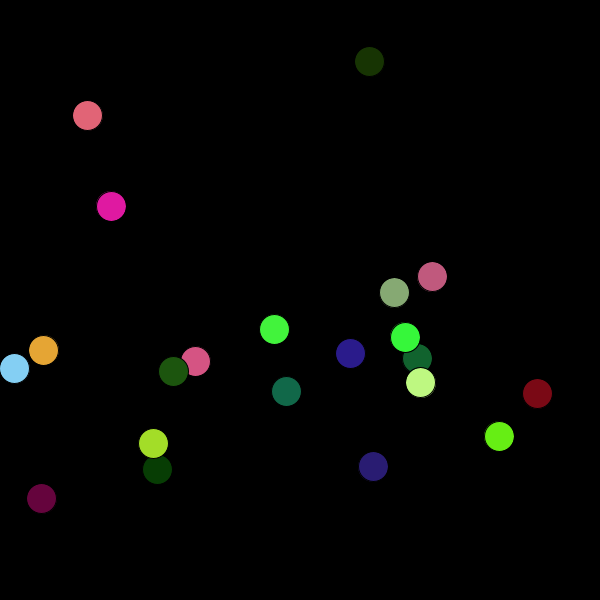
Frame 1 (no input)
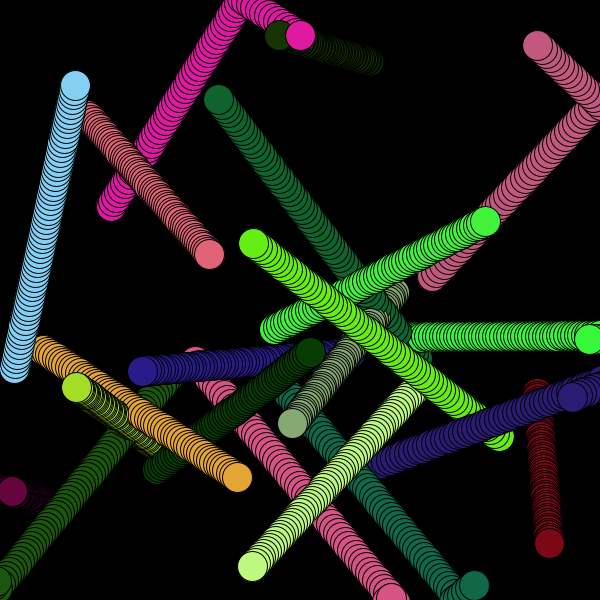
Frame 60 (the mouse pressed at the canvas centre just before this capture)
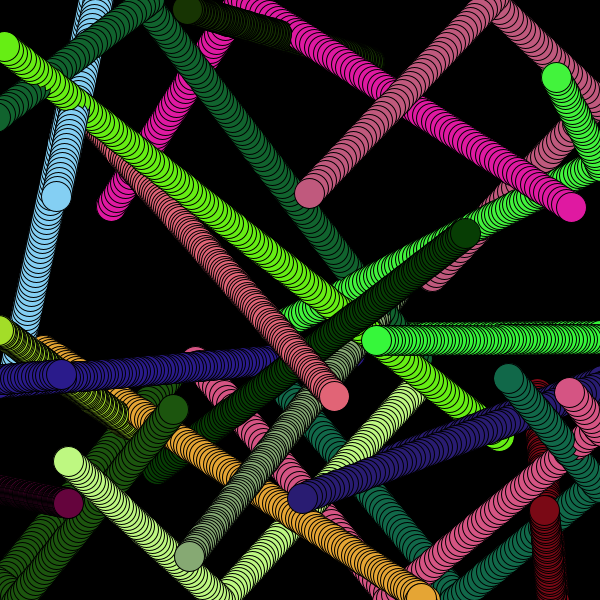
Frame 120 (the mouse held since frame 60 and released just before this capture)

The Processing sketch that drew these frames (run headless with seeded random() and noise(); from frame 60 on, the mouse is pressed at the canvas centre):

// Processing sketch: Chain_Reaction1
// ── Chain_Reaction1.pde
import java.util.ArrayList;
/*
 * INITIAL   -- balls that have not undergone reaction yet
 * status == 1   -- balls that are currently increasing in size
 * status == 2 -- balls that are currently decreasing in size
 * status == 3      -- balls that have shrunk to nothing
 */
final ArrayList<Ball> INITIAL   = new ArrayList<Ball>();

final float INITIAL_RADIUS = 30;
final int   GROW           = 1;
final float MAXSIZE        = INITIAL_RADIUS * 5;

// reaction triggered?
boolean reactionStarted = false;

/** Set up the animation.
 */
void setup() {
  //fullScreen();
  size( 600, 600 );
  background(0);
  ellipseMode(CENTER);
  for ( int i = 0; i < 10 + random(40); i++ ) {
    Ball b = new Ball(INITIAL_RADIUS);
    INITIAL.add(b);
  }
}

/** Updates the display.
 * Calculates new states of balls and acts accordingly.
 */
void draw() {
  clear();
  for ( Ball b : INITIAL ) {
    fill(b.COLOR);
    ellipse(b.x, b.y, b.radius, b.radius);
  }

  // only move balls that are not undergoing reaction
  for ( Ball b : INITIAL ) {
    if ( b.status == 0 ) {
      b.move();
    }
  }

  // check if balls are touching
  if ( reactionStarted ) {
    react();
    grow();
    shrink();
  }
}

/** Checks to see if two balls are touching.
 * If so, they start to grow.
 */
void react() {
  // TODO: This is an expensive operation. Optimize?
  for ( int i = 0; i < INITIAL.size(); i++ ) {
    for ( int j = i + 1; j < INITIAL.size(); j++ ) {
      if (INITIAL.get(i).status == 1 || INITIAL.get(i).status == 0) {
        float _dist = dist(
          INITIAL.get(i).x, INITIAL.get(i).y, 
          INITIAL.get(j).x, INITIAL.get(j).y);
        if ( _dist < INITIAL_RADIUS ) {
          // removing min first will alter the position of max
          if ( INITIAL.get(i).status != 2 ) {
            INITIAL.get(i).status = 1;
          }
          if ( INITIAL.get(j).status != 2 ) {
            INITIAL.get(j).status = 1;
          }
        }
      }
    }
  }
}

/** Increases the radius of a ball.
 * If it reaches a maximum size, it starts to shrink.
 */
void grow() {
  for (Ball cur : INITIAL) {
    if ( cur.status == 1 ) {
      cur.radius += 1;
    }
    if ( cur.radius > MAXSIZE ) {
      cur.status = 2;
    }
  }
}

/** Decreases the radius of a ball.
 * If it becomes too small, it disappears.
 */
void shrink() {
  /*
  for (int x = 0; x < INITIAL.size(); x++){
   if ( INITIAL.get(x).status == 2 ){
   INITIAL.get(x).radius -= 1;
   }
   
   if ( INITIAL.get(x).radius < 0 ) {
   INITIAL.remove(x);
   }
   }
   */
  for ( Ball cur : INITIAL ) {
    if ( cur.status == 2 ) {
      cur.radius -= 1;
    }

    if ( cur.radius < 0 ) {
      cur.status = 3;
    }
  }
}

/** Starts the reaction.
 * Makes sure that only one reaction occurs.
 */
void mouseClicked() {
  if (!reactionStarted) {
    reactionStarted = true;
    Ball b = new Ball(INITIAL_RADIUS, mouseX, mouseY);
    b.status = 1;
  }
}
// ── Ball.pde
class Ball {
  final color COLOR = color(random(256), random(256), random(256));

  float radius;
  float dx = random(10) - 5;
  float dy = random(10) - 5;
  float x = random((width-RADIUS) + RADIUS/2);
  float y = random((height-RADIUS) + RADIUS/2);
  int status = 0;
  

  Ball(float radius) {
    this.radius = radius;
  }

  Ball(float radius, float x, float y) {
    this(radius);
    this.x = x;
    this.y = y;
  }
  
void move() {
    x += dx;
    y += dy;
    if ( x < 0 || x > width || y < 0 || y > height ) {
      float temp = dx;
      dx = -dy;
      dy = temp;
    }
  }
}
